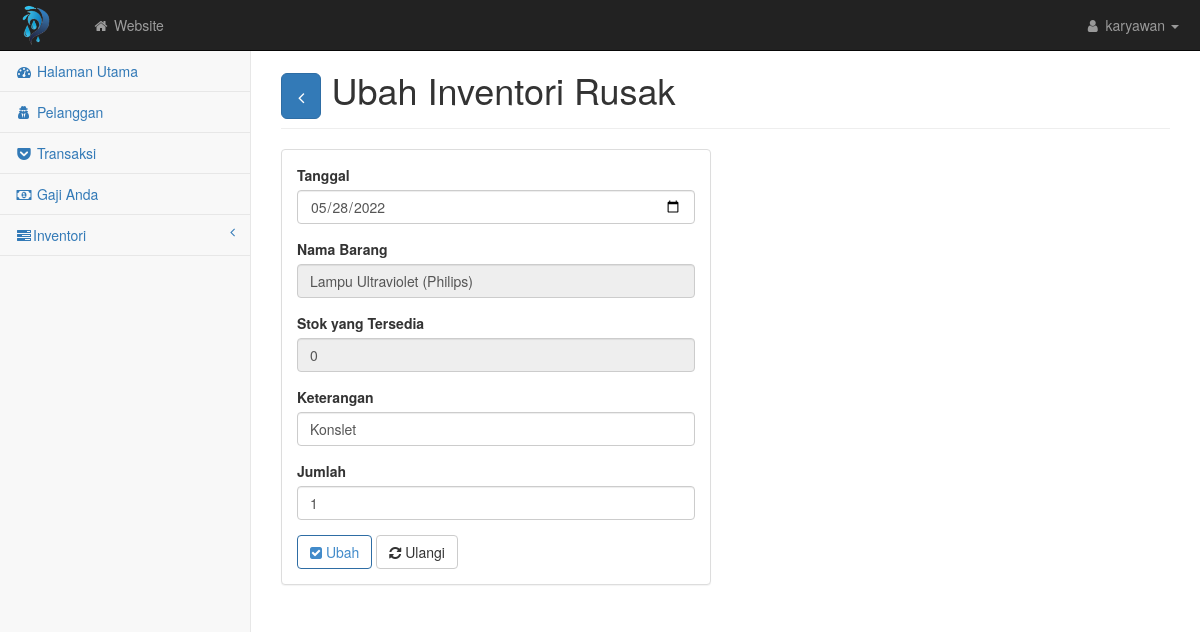
/nolag77/rusak_edit.php?idinventorirusak=9, run on an earlier commit of the app's database.
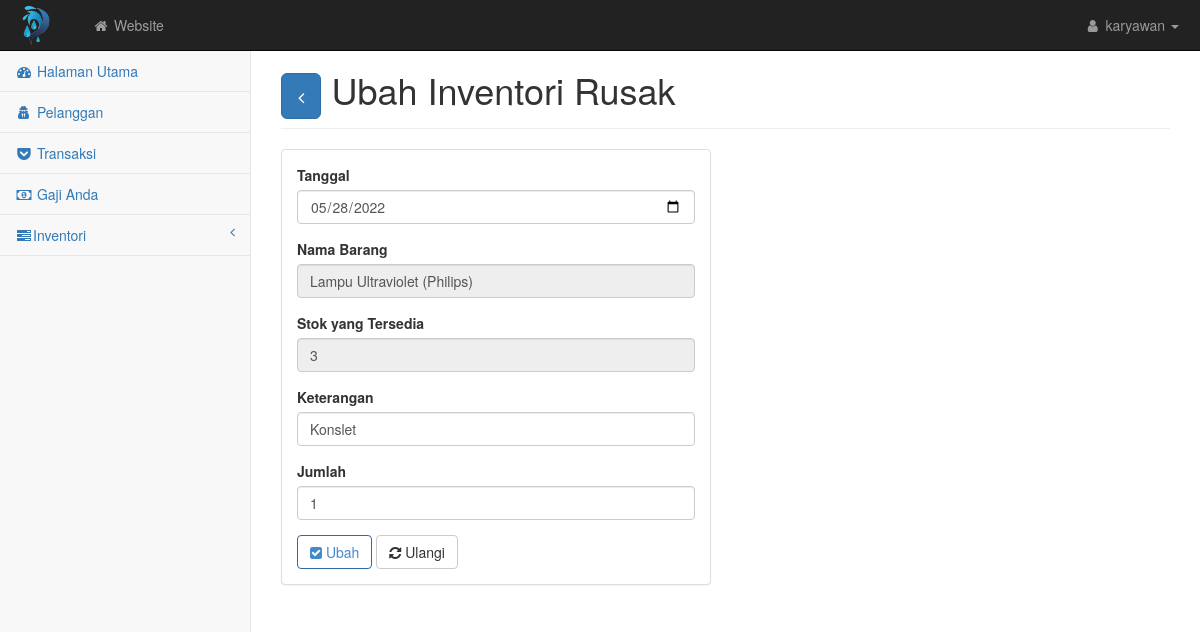
And on a later commit of the database.
### tables this page shows
CREATE TABLE `inventorirusak` (
  `idinventorirusak` int(5) NOT NULL,
  `idinventori` int(2) NOT NULL,
  `id` int(11) NOT NULL,
  `tglrusak` date NOT NULL,
  `ket` text NOT NULL,
  `jumlah` int(3) NOT NULL
);

CREATE TABLE `inventori` (
  `idinventori` int(2) NOT NULL,
  `namainven` varchar(50) NOT NULL,
  `merk` varchar(50) NOT NULL,
  `stok` int(3) NOT NULL
);

### nolag77/rusak_edit.php (the view, shortened to what this page needs)
<?php require('atas.php'); $idinventorirusak = $_GET['idinventorirusak'];
  $query = mysqli_query($kon, "SELECT * FROM inventorirusak INNER JOIN inventori ON inventorirusak.idinventori = inventori.idinventori WHERE idinventorirusak = '$idinventorirusak'");
  $data = mysqli_fetch_array($query);
?>
<div id="page-wrapper">
    <div class="container-fluid">
        <div class="row">
            <div class="col-lg-12">
                <h1 class="page-header"><button class="btn btn-primary btn-lg"><a href="rusak.php" style="color: white; text-decoration: none"> <i class="fa fa-angle-left"></i></a></button> Ubah Inventori Rusak</h1>
            </div>
        </div>
        <div class="row">
            <div class="col-lg-6">
                <div class="panel panel-default">
                    <div class="panel-body">
                         <form role="form" action="" method="POST">
                            <div class="form-group">
                                <label>Tanggal</label>
                                <input class="form-control" type="date" name="tglrusak" value="<?= $data['tglrusak'] ?>" required>
                            </div>
                            <div class="form-group">
                                <label>Nama Barang</label>
                                <input class="form-control" type="text" name="idinventori" value="<?= $data['namainven'].' ('.$data['merk'] ?>)" readonly>
                            </div>
                            <div class="form-group">
                                <label>Stok yang Tersedia</label>
                                <input class="form-control" type="number" name="stok" value="<?= $data['stok']+$data['jumlah'] ?>" readonly>
                            </div>
                            <div class="form-group">
                                <label>Keterangan</label>
                                <input class="form-control" name="ket" value="<?= $data['ket'] ?>" required>
                            </div>
                            <div class="form-group">
                                <label>Jumlah</label>
                                <input class="form-control" type="number" name="jumlah" value="<?= $data['jumlah'] ?>" required>
                            </div>
                            <button type="submit" name="simpan" class="btn btn-outline btn-primary"><i class="fa fa-check-square"></i> Ubah</button>
                            <button type="reset" class="btn btn-outline btn-default"><i class="fa fa-refresh"></i> Ulangi</button>
                        </form>
                    </div>
                </div>
            </div>
        </div>
    </div>
</div>
    </div>
<?php require('bawah.php') ?>

### nolag77/atas.php (shortened to what this page needs)
<!DOCTYPE html>
<html lang="en">
    <head>
        <link href="css/bootstrap.min.css" rel="stylesheet">
        <link href="css/dataTables/dataTables.bootstrap.css" rel="stylesheet">
        <link href="css/dataTables/dataTables.responsive.css" rel="stylesheet">
        <link href="css/metisMenu.min.css" rel="stylesheet">
        <link href="css/timeline.css" rel="stylesheet">
        <link href="css/startmin.css" rel="stylesheet">
        <link href="css/morris.css" rel="stylesheet">
        <link href="css/font-awesome.min.css" rel="stylesheet" type="text/css">
    </head>
    <body>
        <div id="wrapper">
            <nav class="navbar navbar-inverse navbar-fixed-top" role="navigation">
                <div class="navbar-header">
                    <a class="navbar-brand" href="#"><img src="../images/logo.png" style="width: 40px; position: relative; bottom: 10px; float: left; margin-right: 7px;"></a>
                </div>
                <ul class="nav navbar-nav navbar-left navbar-top-links">
                    <li><a href="../index.php" target="_blank"><i class="fa fa-home fa-fw"></i> Website</a></li>
                </ul>
                <ul class="nav navbar-right navbar-top-links">
                    <li class="dropdown">
                        <a class="dropdown-toggle" data-toggle="dropdown" href="#">
                            <i class="fa fa-user fa-fw"></i> karyawan <b class="caret"></b>
                        </a>
                    </li>
                </ul>
<div class="navbar-default sidebar" role="navigation">
    <div class="sidebar-nav navbar-collapse">
        <ul class="nav" id="side-menu">
            <li>
                <a href="index.php"><i class="fa fa-dashboard fa-fw"></i> Halaman Utama</a>
            </li>
            <li>
                <a href="user.php"><i class="fa fa-user-secret fa-fw"></i> Pelanggan</a>
            </li>
            <li>
                <a href="transaksi.php"><i class="fa fa-get-pocket fa-fw"></i> Transaksi</a>
            </li>
            <li>
                <a href="gaji.php"><i class="fa fa-money fa-fw"></i> Gaji Anda</a>
            </li>
            <li>
                <a href="#"><i class="fa fa-tasks fa-fw"></i>Inventori<span class="fa arrow"></span></a>
            </li>
        </ul>
    </div>
</div>
</nav>

What changed in the data, as far as the page shows it:
changed through a linked row, inventorirusak "Konslet": stok "0" → "3"
